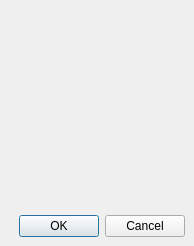
<ui version="4.0" >
 <comment>*********************************************************************
**
** Copyright (C) 1992-2006 Trolltech ASA. All rights reserved.
**
** This file is part of the Qt Designer of the Qt Toolkit.
**
** This file may be used under the terms of the GNU General Public
** License version 2.0 as published by the Free Software Foundation
** and appearing in the file LICENSE.GPL included in the packaging of
** this file.  Please review the following information to ensure GNU
** General Public Licensing requirements will be met:
** http://www.trolltech.com/products/qt/opensource.html
**
** If you are unsure which license is appropriate for your use, please
** review the following information:
** http://www.trolltech.com/products/qt/licensing.html or contact the
** sales department at sales@trolltech.com.
**
** This file is provided AS IS with NO WARRANTY OF ANY KIND, INCLUDING THE
** WARRANTY OF DESIGN, MERCHANTABILITY AND FITNESS FOR A PARTICULAR PURPOSE.
**
*********************************************************************</comment>
 <class>qdesigner_internal::QtBrushPatternDialog</class>
 <widget class="QDialog" name="qdesigner_internal::QtBrushPatternDialog" >
  <property name="geometry" >
   <rect>
    <x>0</x>
    <y>0</y>
    <width>194</width>
    <height>246</height>
   </rect>
  </property>
  <property name="windowTitle" >
   <string>Edit Color Pattern</string>
  </property>
  <layout class="QVBoxLayout" >
   <property name="margin" >
    <number>9</number>
   </property>
   <property name="spacing" >
    <number>6</number>
   </property>
   <item>
    <widget class="qdesigner_internal::QtBrushPatternEditor" name="brushPatternEditor" >
     <property name="sizePolicy" >
      <sizepolicy>
       <hsizetype>3</hsizetype>
       <vsizetype>3</vsizetype>
       <horstretch>0</horstretch>
       <verstretch>0</verstretch>
      </sizepolicy>
     </property>
    </widget>
   </item>
   <item>
    <widget class="QDialogButtonBox" name="buttonBox" >
     <property name="orientation" >
      <enum>Qt::Horizontal</enum>
     </property>
     <property name="standardButtons" >
      <set>QDialogButtonBox::Cancel|QDialogButtonBox::NoButton|QDialogButtonBox::Ok</set>
     </property>
    </widget>
   </item>
  </layout>
 </widget>
 <customwidgets>
  <customwidget>
   <class>qdesigner_internal::QtBrushPatternEditor</class>
   <extends>QFrame</extends>
   <header>qtbrushpatterneditor.h</header>
  </customwidget>
 </customwidgets>
 <resources/>
 <connections>
  <connection>
   <sender>buttonBox</sender>
   <signal>accepted()</signal>
   <receiver>qdesigner_internal::QtBrushPatternDialog</receiver>
   <slot>accept()</slot>
   <hints>
    <hint type="sourcelabel" >
     <x>69</x>
     <y>217</y>
    </hint>
    <hint type="destinationlabel" >
     <x>29</x>
     <y>243</y>
    </hint>
   </hints>
  </connection>
  <connection>
   <sender>buttonBox</sender>
   <signal>rejected()</signal>
   <receiver>qdesigner_internal::QtBrushPatternDialog</receiver>
   <slot>reject()</slot>
   <hints>
    <hint type="sourcelabel" >
     <x>133</x>
     <y>223</y>
    </hint>
    <hint type="destinationlabel" >
     <x>152</x>
     <y>244</y>
    </hint>
   </hints>
  </connection>
 </connections>
</ui>
